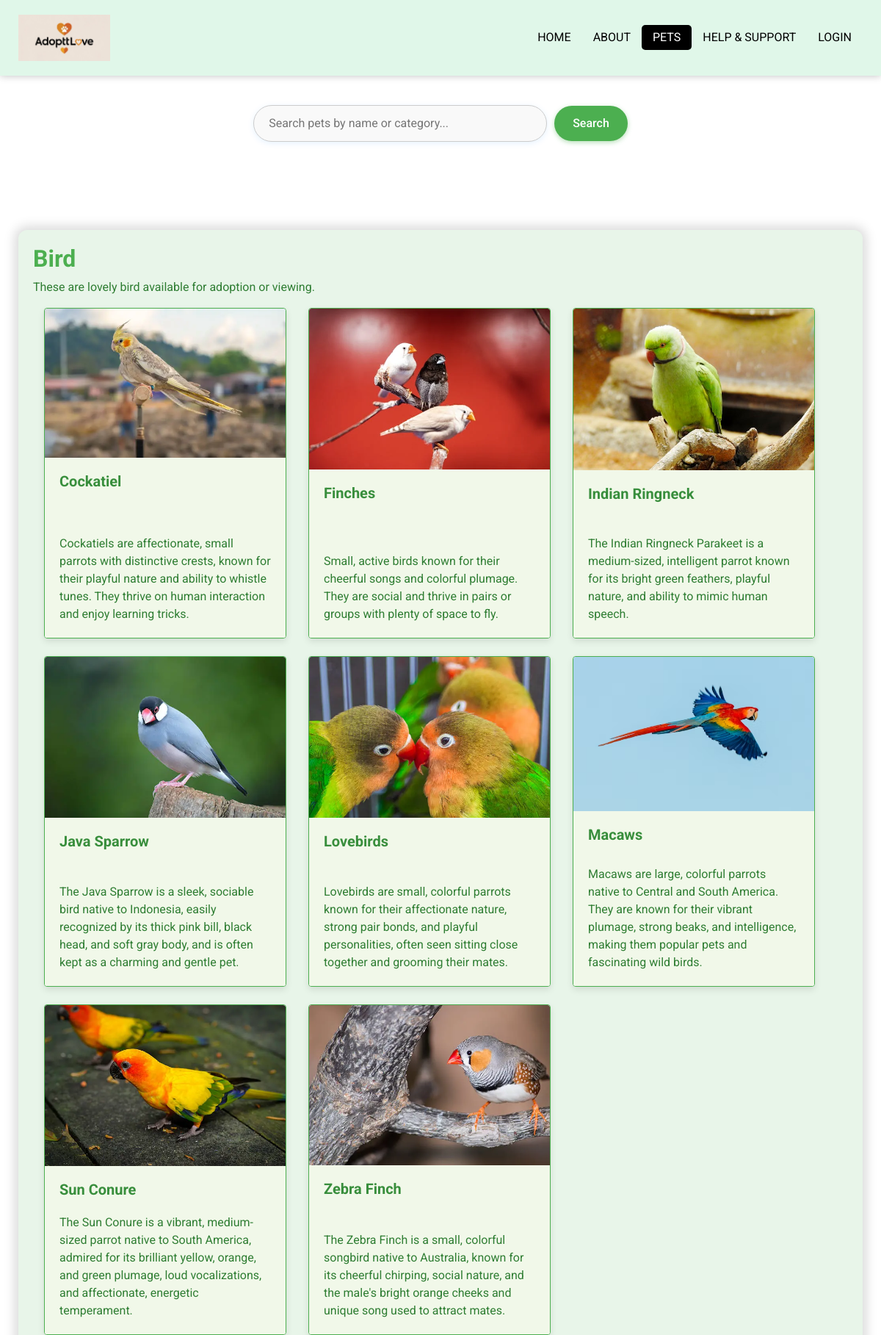
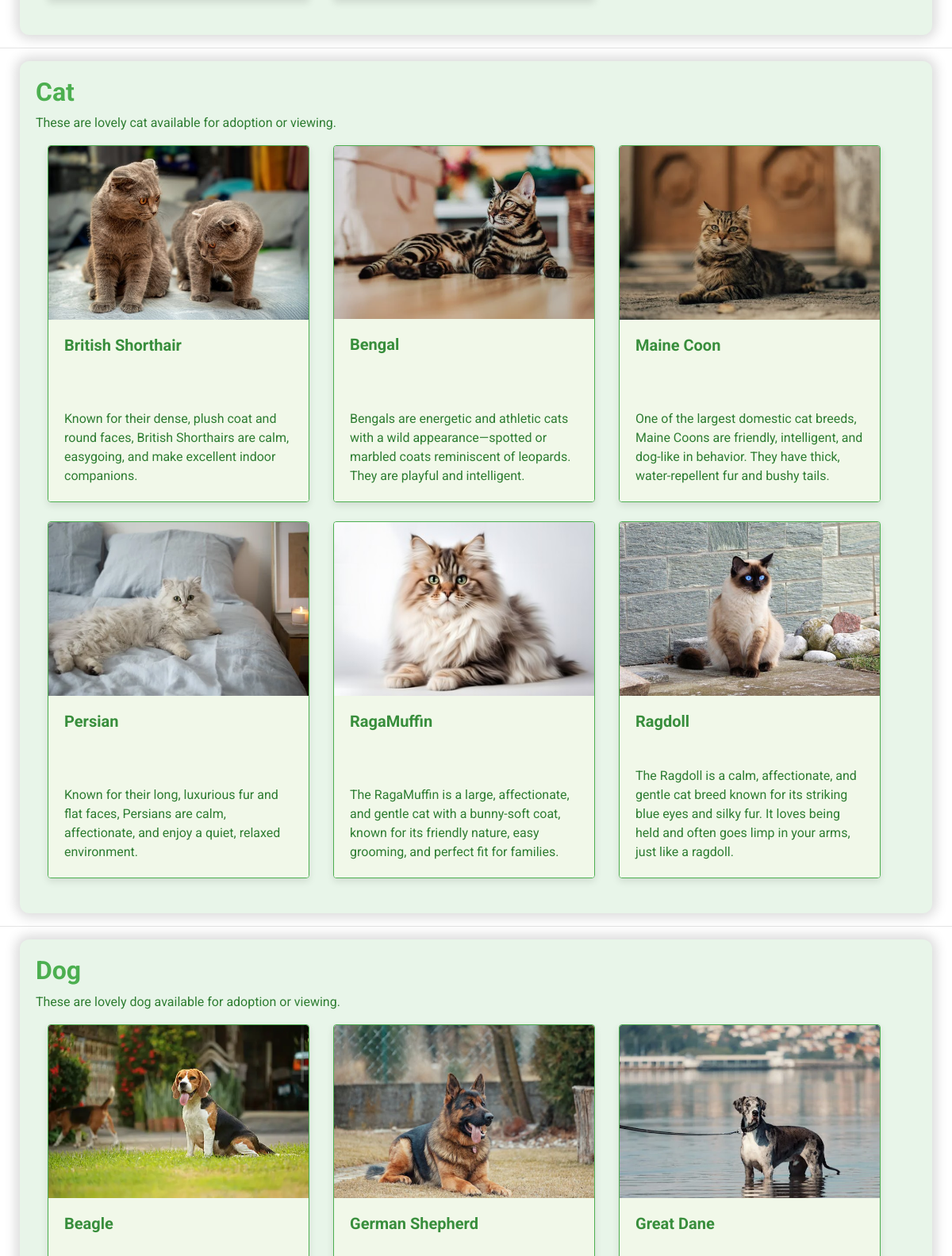
The app's page /service.php (upper part) with its own data (2 pictures, top to bottom).
### tables this page shows
CREATE TABLE IF NOT EXISTS `pets` (
  `p_id` int NOT NULL AUTO_INCREMENT,
  `p_tittle` varchar(200) NOT NULL,
  `p_description` varchar(200) NOT NULL,
  `p_imagename` varchar(200) NOT NULL,
  `cat_id` int NOT NULL,
  `p_date_of_birth` date NOT NULL,
  `p_status` int NOT NULL,
  `p_createdBy` varchar(200) NOT NULL,
  `p_createdDate` timestamp NOT NULL DEFAULT CURRENT_TIMESTAMP,
  `p_updatedBy` varchar(200) NOT NULL,
  `p_updatedDate` timestamp NOT NULL DEFAULT CURRENT_TIMESTAMP,
  PRIMARY KEY (`p_id`)
);

### service.php (the view, shortened to what this page needs)
<!DOCTYPE html>
<html>
<head>
<link rel="stylesheet" href="https://cdnjs.cloudflare.com/ajax/libs/font-awesome/6.5.0/css/all.min.css">
  <link rel="stylesheet" type="text/css" href="css/bootstrap.css" />
  <link rel="stylesheet" type="text/css" href="https://cdnjs.cloudflare.com/ajax/libs/OwlCarousel2/2.3.4/assets/owl.carousel.min.css" />
  <link href="css/font-awesome.min.css" rel="stylesheet" />
  <link href="css/style.css" rel="stylesheet" />
  <link href="css/responsive.css" rel="stylesheet" />
</head>
<body>
</body>
<body class="sub_page">
  <div class="hero_area">
    <?php include 'navbar.php'; ?>
  </div>
  <div class="container">
    <form method="GET" class="search-form" onsubmit="return false;">
      <input type="text" name="search" id="searchInput" class="search-input" placeholder="Search pets by name or category..." value="<?php echo isset($_GET['search']) ? htmlspecialchars($_GET['search']) : ''; ?>">
      <button type="submit" class="search-btn">Search</button>
    </form>
  </div>
  <section class="service_section layout_padding">
<?php
$conn = new mysqli("localhost", "root", "", "adoptlove");
$sql = "SELECT p.p_id, p.p_tittle, p.p_description, p.p_imagename, c.cat_name
        FROM pets p
        JOIN category c ON p.cat_id = c.cat_id
        WHERE p.p_status = 1";
$sql .= " ORDER BY c.cat_name, p.p_tittle";
$result = $conn->query($sql);
$groupedPets = [];
if ($result && $result->num_rows > 0) {
  while($row = $result->fetch_assoc()) {
    $groupedPets[$row['cat_name']][] = $row;
  }
} else {
  echo "<div class='container text-center mt-4'><p>No pets found matching your search.</p></div>";
}
?>
<div id="petResults">
<?php foreach ($groupedPets as $category => $pets): ?>
  <div class="service_container" style="background-color: #e8f5e9; border-radius: 12px; padding: 20px;">
  <div class="heading_container" style="color: #4caf50;">
    <h2 style="color: #4caf50;"><?php echo htmlspecialchars($category); ?></h2>
    <p style="color: #2e7d32;">These are lovely <?php echo strtolower($category); ?> available for adoption or viewing.</p>
  </div>
  <div class="row row-cols-1 row-cols-md-2 col-md-12">
    <?php foreach ($pets as $pet): ?>
      <div class="col mb-4 col-md-4">
        <div class="card" onclick="loadAdoptionModal(<?php echo htmlspecialchars($pet['p_id']); ?>,'<?php echo htmlspecialchars($pet['p_tittle']); ?>')" style="cursor: pointer; border: 1px solid #4caf50;">
          <img src="<?php echo htmlspecialchars($pet['p_imagename']); ?>" class="card-img-top" alt="<?php echo htmlspecialchars($pet['p_tittle']); ?>">
          <div class="card-body" style="background-color: #f1f8e9;">
            <h5 class="card-title" style="color: #388e3c;"><?php echo htmlspecialchars($pet['p_tittle']); ?></h5>
            <p class="card-text" style="color: #2e7d32;"><?php echo htmlspecialchars($pet['p_description']); ?></p>
          </div>
        </div>
      </div>
    <?php endforeach; ?>
  </div>
</div>
  </div>
  <hr/>
<?php endforeach; ?>
</section>
</body>
</html>

### navbar.php (shortened to what this page needs)
<header class="header_section">
  <div class="header_bottom">
    <div class="container-fluid">
      <nav class="navbar navbar-expand-lg custom_nav-container ">
        <a class="navbar-brand" href="index.php">
          <img src="images/adoptlove1.png" alt="">
        </a>
        <div class="collapse navbar-collapse" id="navbarSupportedContent">
          <ul class="navbar-nav  ">
            <li class="nav-item">
              <a class="nav-link" href="index.php">Home <span class="sr-only">(current)</span></a>
            </li>
             <li class="nav-item">
              <a class="nav-link" href="about.php">About</a>
            </li>
            <li class="nav-item">
              <a class="nav-link" href="service.php">Pets</a>
            </li>
            <li class="nav-item">
              <a class="nav-link" href="help.php">Help & Support</a>
            </li>
            <li class="nav-item">
              <a class="nav-link" href="login.php"> Login</a>
            </li>
          </ul>
        </div>
      </nav>
    </div>
  </div>
</header>

### css/style.css (style rules this page uses)
body { font-family: 'Roboto', sans-serif; color: #0c0c0c; background-color: #ffffff; overflow-x: hidden; }
.layout_padding { padding: 90px 0; }
.heading_container { display: -webkit-box; display: -ms-flexbox; display: flex; -webkit-box-orient: vertical; -webkit-box-direction: normal; -ms-flex-direction: column; flex-direction: column; -webkit-box-align: start; -ms-flex-align: start; align-items: flex-start; }
.heading_container h2 { position: relative; font-weight: bold; }
a, a:hover, a:focus { text-decoration: none; }
.hero_area { position: relative; height: 100vh; display: -webkit-box; display: -ms-flexbox; display: flex; -webkit-box-orient: vertical; -webkit-box-direction: normal; -ms-flex-direction: column; flex-direction: column; }
.sub_page .hero_area { height: auto; }
.sub_page .header_section { margin-top: 0; -webkit-box-shadow: 0 0 10px 0 rgba(0, 0, 0, 0.25); box-shadow: 0 0 10px 0 rgba(0, 0, 0, 0.25); }
.header_section .header_bottom { background-color: #ffffff; padding: 15px 0; }
.header_section .header_bottom .container-fluid { padding-right: 25px; padding-left: 25px; }
.navbar-brand img { width: 125px; }
.custom_nav-container { padding: 0; }
.custom_nav-container .navbar-nav { margin: auto; }
.custom_nav-container .navbar-nav .nav-item .nav-link { padding: 5px 25px; color: #000000; text-align: center; text-transform: uppercase; border-radius: 5px; -webkit-transition: all .3s; transition: all .3s; }
.custom_nav-container .navbar-nav .nav-item:hover .nav-link, .custom_nav-container .navbar-nav .nav-item.active .nav-link { color: #ffffff; background-color: #000000; }
.service_section { position: relative; }
.service_section .heading_container h2 { text-transform: none; }
.service_section .service_container { -webkit-box-shadow: 0 0 15px 5px rgba(0, 0, 0, 0.15); box-shadow: 0 0 15px 5px rgba(0, 0, 0, 0.15); padding: 45px 15px; margin: 0 25px; }

### css/responsive.css (style rules this page uses)
@media (max-width: 1300px) { .custom_nav-container .navbar-nav { margin: 0; margin-left: auto; align-items: center; } }
@media (max-width: 1300px) { .custom_nav-container .navbar-nav .nav-item .nav-link { padding: 5px 15px; } }
@media (min-width: 1200px) { .container { max-width: 1170px; } }

### service.php (style rules this page uses)
.card { height: 450px; display: flex; flex-direction: column; justify-content: space-between; border-radius: 12px; box-shadow: 0 4px 10px rgba(0, 0, 0, 0.1); overflow: hidden; cursor: pointer; }
.card-img-top { height: 220px; object-fit: cover; width: 100%; }
.card-body { display: flex; flex-direction: column; justify-content: space-between; height: 100%; }
.card-title { font-size: 1.25rem; font-weight: bold; margin-bottom: 0.5rem; white-space: nowrap; overflow: hidden; text-overflow: ellipsis; }
.search-form { margin: 40px auto 30px auto; display: flex; justify-content: center; align-items: center; gap: 10px; flex-wrap: wrap; }
.search-input { padding: 12px 20px; width: 100%; max-width: 400px; border: 1px solid #ccc; border-radius: 30px; font-size: 16px; background-color: #f9f9f9; transition: all 0.3s ease-in-out; box-shadow: 0 2px 8px rgba(0, 123, 255, 0.1); }
.search-btn { background-color: #4caf50; color: #fff; padding: 12px 25px; border: none; border-radius: 30px; font-size: 16px; font-weight: 500; cursor: pointer; transition: background-color 0.3s ease-in-out, transform 0.2s ease; box-shadow: 0 2px 6px rgba(76, 175, 80, 0.4); }

### navbar.php (style rules this page uses)
.header_section, .header_bottom { background-color: #e0f7e9 !important; }

### records on screen
pets: p_imagename (picture), p_tittle "Cockatiel", p_description "Cockatiels are affectionate, small parrots with distinctive crests, known for their playful nature and ability to whistle tunes. They thrive on human interaction and enjoy learning tricks."
pets: p_imagename (picture), p_tittle "Finches", p_description "Small, active birds known for their cheerful songs and colorful plumage. They are social and thrive in pairs or groups with plenty of space to fly."
pets: p_imagename (picture), p_tittle "Indian Ringneck", p_description "The Indian Ringneck Parakeet is a medium-sized, intelligent parrot known for its bright green feathers, playful nature, and ability to mimic human speech."
pets: p_imagename+p_tittle (picture), p_tittle "Java Sparrow", p_description "The Java Sparrow is a sleek, sociable bird native to Indonesia, easily recognized by its thick pink bill, black head, and soft gray body, and is often kept as a charming and gentle pet."
pets: p_imagename (picture), p_tittle "Lovebirds", p_description "Lovebirds are small, colorful parrots known for their affectionate nature, strong pair bonds, and playful personalities, often seen sitting close together and grooming their mates."
pets: p_imagename (picture), p_tittle "Macaws", p_description "Macaws are large, colorful parrots native to Central and South America. They are known for their vibrant plumage, strong beaks, and intelligence, making them popular pets and fascinating wild birds."
pets: p_imagename+p_tittle (picture), p_tittle "Sun Conure", p_description "The Sun Conure is a vibrant, medium-sized parrot native to South America, admired for its brilliant yellow, orange, and green plumage, loud vocalizations, and affectionate, energetic temperament."
pets: p_imagename+p_tittle (picture), p_tittle "Zebra Finch", p_description "The Zebra Finch is a small, colorful songbird native to Australia, known for its cheerful chirping, social nature, and the male's bright orange cheeks and unique song used to attract mates."
pets: p_imagename (picture), p_tittle "British Shorthair", p_description "Known for their dense, plush coat and round faces, British Shorthairs are calm, easygoing, and make excellent indoor companions."
pets: p_imagename+p_tittle (picture), p_tittle "Bengal", p_description "Bengals are energetic and athletic cats with a wild appearance—spotted or marbled coats reminiscent of leopards. They are playful and intelligent."
pets: p_imagename+p_tittle (picture), p_tittle "Maine Coon", p_description "One of the largest domestic cat breeds, Maine Coons are friendly, intelligent, and dog-like in behavior. They have thick, water-repellent fur and bushy tails."
pets: p_imagename+p_tittle (picture), p_tittle "Persian", p_description "Known for their long, luxurious fur and flat faces, Persians are calm, affectionate, and enjoy a quiet, relaxed environment."
pets: p_imagename+p_tittle (picture), p_tittle "RagaMuffin", p_description "The RagaMuffin is a large, affectionate, and gentle cat with a bunny-soft coat, known for its friendly nature, easy grooming, and perfect fit for families."
pets: p_imagename+p_tittle (picture), p_tittle "Ragdoll", p_description "The Ragdoll is a calm, affectionate, and gentle cat breed known for its striking blue eyes and silky fur. It loves being held and often goes limp in your arms, just like a ragdoll."
pets: p_imagename+p_tittle (picture), p_tittle "Beagle"
pets: p_imagename (picture), p_tittle "German Shepherd"
pets: p_imagename+p_tittle (picture), p_tittle "Great Dane"

### other values on screen
$category "Bird"
$category "bird"
$category "Cat"
$category "cat"
$category "Dog"
$category "dog"
